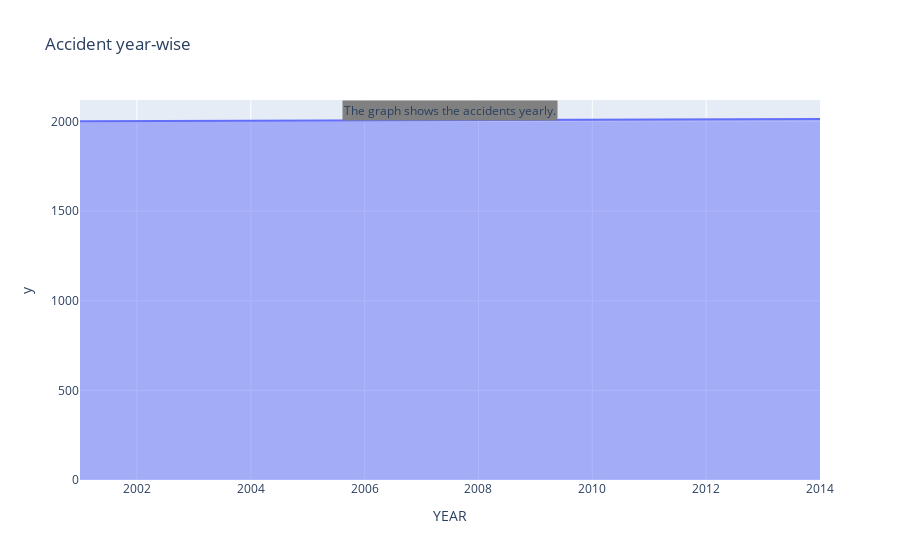

The cell this chart's notebook holds for it:
### Code cell
# accidents yearly
year = [2001, 2002, 2003, 2004, 2005, 2006, 2007, 2008, 2009, 2010, 2011, 2012, 2013, 2014]
fig = px.area(grouped_obj, x=grouped_obj.index, y=year, title='Accident year-wise')
conclusion = 'The graph shows the accidents yearly.'
fig.add_annotation(text=conclusion, xref='paper', yref='paper', x=.5, y=1, bgcolor='grey', showarrow=False, font=dict(size=12))
fig.show()

### Figure 1 — Plotly figure (JSON) as saved in the notebook; plotly's stock layout.template omitted (floating-point values rounded to 4 significant figures)
{"data": [{"fillpattern": {"shape": ""}, "hovertemplate": "YEAR=%{x}<br>y=%{y}<extra></extra>", "legendgroup": "", "line": {"color": "#636efa"}, "marker": {"symbol": "circle"}, "mode": "lines", "name": "", "orientation": "v", "showlegend": false, "stackgroup": "1", "type": "scatter", "x": [2001, 2002, 2003, 2004, 2005, 2006, 2007, 2008, 2009, 2010, 2011, 2012, 2013, 2014], "xaxis": "x", "y": [2001, 2002, 2003, 2004, 2005, 2006, 2007, 2008, 2009, 2010, 2011, 2012, 2013, 2014], "yaxis": "y"}], "layout": {"annotations": [{"bgcolor": "grey", "font": {"size": 12}, "showarrow": false, "text": "The graph shows the accidents yearly.", "x": 0.5, "xref": "paper", "y": 1, "yref": "paper"}], "legend": {"tracegroupgap": 0}, "title": {"text": "Accident year-wise"}, "xaxis": {"anchor": "y", "domain": [0, 1], "title": {"text": "YEAR"}}, "yaxis": {"anchor": "x", "domain": [0, 1], "title": {"text": "y"}}}}
